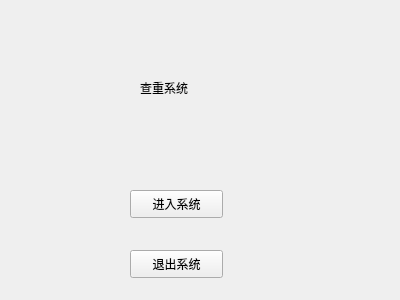
<?xml version="1.0" encoding="UTF-8"?>
<ui version="4.0">
 <class>Form</class>
 <widget class="QWidget" name="Form">
  <property name="geometry">
   <rect>
    <x>0</x>
    <y>0</y>
    <width>400</width>
    <height>300</height>
   </rect>
  </property>
  <property name="windowTitle">
   <string>Form</string>
  </property>
  <widget class="QPushButton" name="pushButton">
   <property name="geometry">
    <rect>
     <x>130</x>
     <y>190</y>
     <width>93</width>
     <height>28</height>
    </rect>
   </property>
   <property name="text">
    <string>进入系统</string>
   </property>
  </widget>
  <widget class="QPushButton" name="pushButton_2">
   <property name="geometry">
    <rect>
     <x>130</x>
     <y>250</y>
     <width>93</width>
     <height>28</height>
    </rect>
   </property>
   <property name="text">
    <string>退出系统</string>
   </property>
  </widget>
  <widget class="QLabel" name="label">
   <property name="geometry">
    <rect>
     <x>140</x>
     <y>80</y>
     <width>72</width>
     <height>15</height>
    </rect>
   </property>
   <property name="text">
    <string>查重系统</string>
   </property>
  </widget>
 </widget>
 <resources/>
 <connections/>
</ui>
